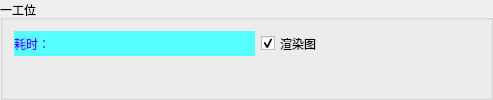
    <widget class="QGroupBox" name="groupBox_8">
     <property name="title">
      <string>一工位</string>
     </property>
     <layout class="QGridLayout" name="gridLayout_9">
      <item row="0" column="0">
       <widget class="QLabel" name="label_ThirdTime">
        <property name="minimumSize">
         <size>
          <width>241</width>
          <height>0</height>
         </size>
        </property>
        <property name="maximumSize">
         <size>
          <width>241</width>
          <height>51</height>
         </size>
        </property>
        <property name="styleSheet">
         <string notr="true">background-color: rgb(85, 255, 255);
color: rgb(85, 0, 255);</string>
        </property>
        <property name="text">
         <string>耗时：</string>
        </property>
       </widget>
      </item>
      <item row="0" column="2">
       <widget class="QLabel" name="label_ThirdResult">
        <property name="minimumSize">
         <size>
          <width>151</width>
          <height>0</height>
         </size>
        </property>
        <property name="maximumSize">
         <size>
          <width>151</width>
          <height>51</height>
         </size>
        </property>
        <property name="styleSheet">
         <string notr="true">image: url(:/CMainWindow/Resources/OK.svg);</string>
        </property>
        <property name="text">
         <string/>
        </property>
       </widget>
      </item>
      <item row="1" column="0" colspan="3">
       <widget class="MyLabel" name="label_ThirdImage">
        <property name="styleSheet">
         <string notr="true">background-image: url(:/CMainWindow/Resources/background.png);</string>
        </property>
        <property name="text">
         <string/>
        </property>
       </widget>
      </item>
      <item row="0" column="1">
       <widget class="QCheckBox" name="checkBox_RenderThird">
        <property name="maximumSize">
         <size>
          <width>16777215</width>
          <height>51</height>
         </size>
        </property>
        <property name="text">
         <string>渲染图</string>
        </property>
        <property name="checked">
         <bool>true</bool>
        </property>
       </widget>
      </item>
     </layout>
    </widget>
